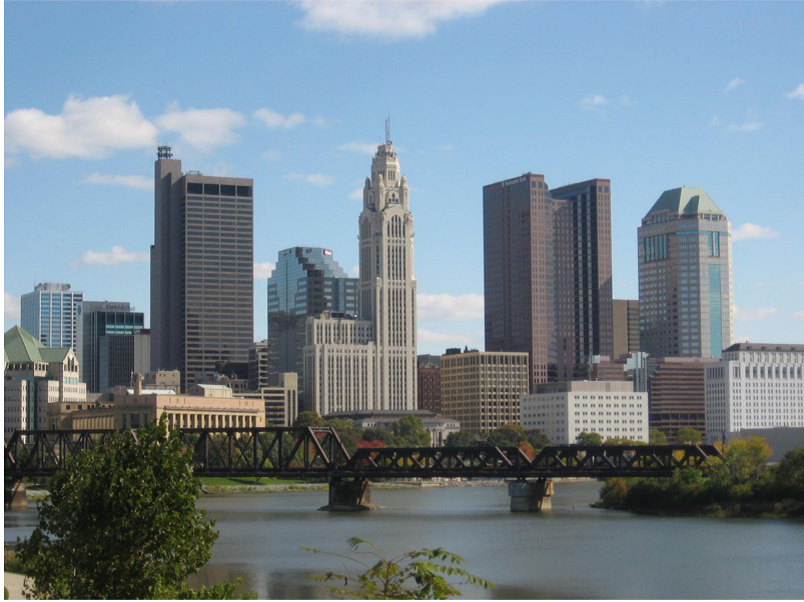
#> input picture Image.jpeg, 804 x 602 px
$ jupyter execute convolution.ipynb   (shell and % lines are left out)   (older library calls are emulated)
#> lines starting #> are read from the running program, lines starting #| are printed output that depends on the picture
[cell 1]
from __future__ import print_function
from IPython.display import display, Image
import numpy as np
import matplotlib.pyplot as plt
from scipy import signal, stats
import cv2

from ipywidgets import interact, interactive, fixed, interact_manual, FloatSlider
import ipywidgets as widgets

## convolução em 1D

$ \Large (f \cdot g)(t) :=  \int_{-\infty}^{\infty} f(x) \cdot g(t - x) \,dx $

https://www.youtube.com/watch?v=KuXjwB4LzSA

[cell 2]
display(Image(filename='New Project.gif'))

[cell 3]
t = np.linspace(0, 20, 200)
y1 = np.sin(2*t)
plt.plot(t, y1)
#> (this line was passed over: IPython is not available in this run)

[cell 4]
def plot_conv_functions(centro):
    y2 = 1.25*stats.norm.pdf(t, centro, 0.5)
    produto = np.multiply(y1, y2).sum()
    plt.cla()
    plt.plot(t, y2)
    plt.plot(t, y1)
    plt.title(f'Produto: {produto}')
    plt.show()

[cell 5]
slider = FloatSlider(value=10, min=0, max=20, step=0.1, description='Centro:')
interact(plot_conv_functions, centro=slider)
#> the sliders are set to centro = 10

## convolução em 2D

[cell 6]
def processImage(image):
    image = cv2.imread(image)
    image = cv2.cvtColor(src=image, code=cv2.COLOR_BGR2GRAY)
    return image

[cell 7]
def convolve2D(image, kernel, padding=0, strides=1):
    kernel = np.flipud(np.fliplr(kernel))
    xKernShape = kernel.shape[0]
    yKernShape = kernel.shape[1]
    xImgShape = image.shape[0]
    yImgShape = image.shape[0]

    # Shape of Output Convolution
    xOutput = int(((xImgShape - xKernShape + 2 * padding) / strides) + 1)
    yOutput = int(((yImgShape - yKernShape + 2 * padding) / strides) + 1)
    output = np.zeros((xOutput, yOutput))

    # Padding nas laterais da imagem
    if padding != 0:
        imagePadded = np.zeros((image.shape[0] + padding*2, image.shape[1] + padding*2))
        imagePadded[int(padding):int(-1 * padding), int(padding):int(-1 * padding)] = image
    else:
        imagePadded = image

    for y in range(image.shape[1]):
        if y > image.shape[1] - yKernShape:
            break
        if y % strides == 0:
            for x in range(image.shape[0]):
                if x > image.shape[0] - xKernShape:
                    break
                try:
                    if x % strides == 0:
                        output[x, y] = (kernel * imagePadded[x: x + xKernShape, y: y + yKernShape]).sum()
                except:
                    break
    np.clip(output, 0, 255)
    return output

[cell 8]
image =  cv2.imread('Image.jpeg')
#> image is the input picture: shape (602, 804, 3); mean B, G, R 143.6, 133.4, 117.6
image = cv2.cvtColor(image, cv2.COLOR_BGR2RGB)
plt.imshow(image)
#> (this line was passed over: IPython is not available in this run)

[cell 9]
image = cv2.cvtColor(image, cv2.COLOR_RGB2GRAY)
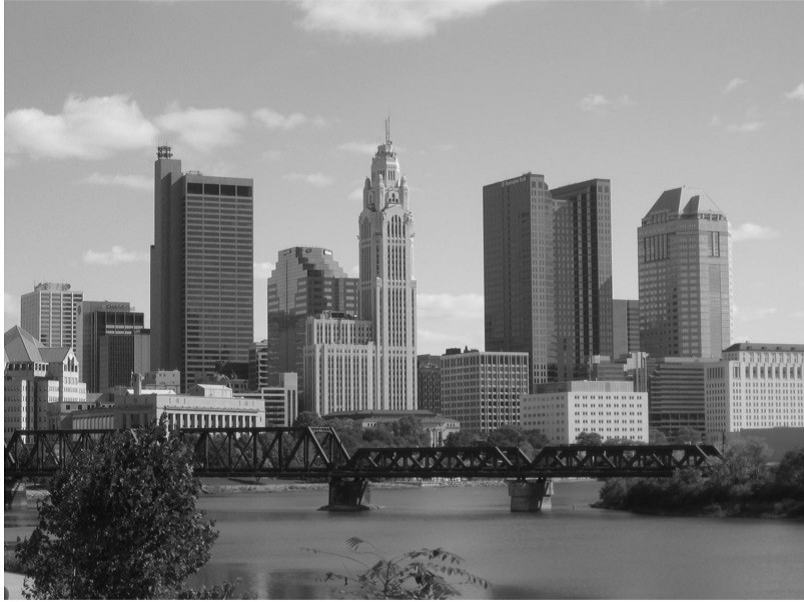
#> image: shape (602, 804); min 4, max 255, mean 129.8

[cell 10]
# Edge Detection Kernel
kernel = np.array([[-1, -2, -1],
                   [0, 0, 0],
                   [1, 2, 1]])

# Convolve and Save Output
output_horizontal = convolve2D(image, kernel, padding=2)
#> in convolve2D, `imagePadded[int(padding):int(-1 * padding), int(padding):int(-1 * padd..`:
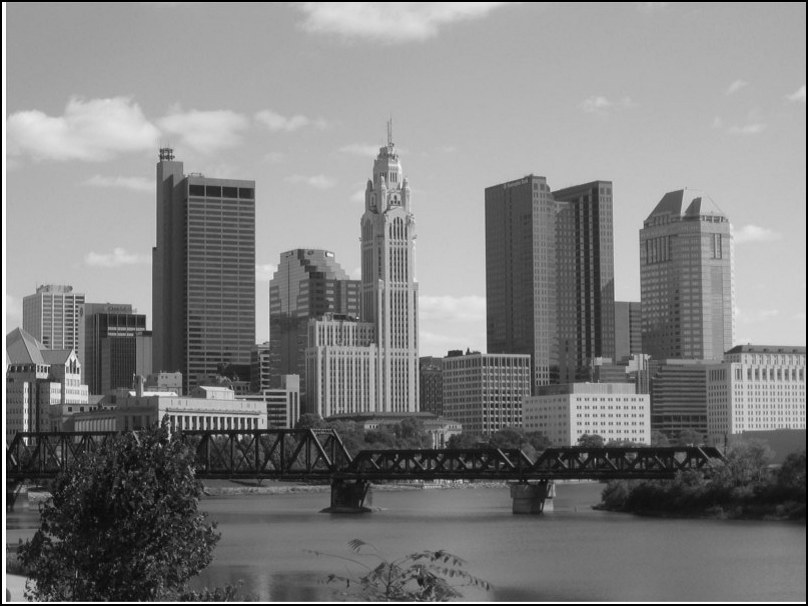
#> imagePadded: shape (606, 808) float64; min 0, max 255, mean 128.4
#> after the loop in convolve2D, `for y in range(image.shape[1]):`:
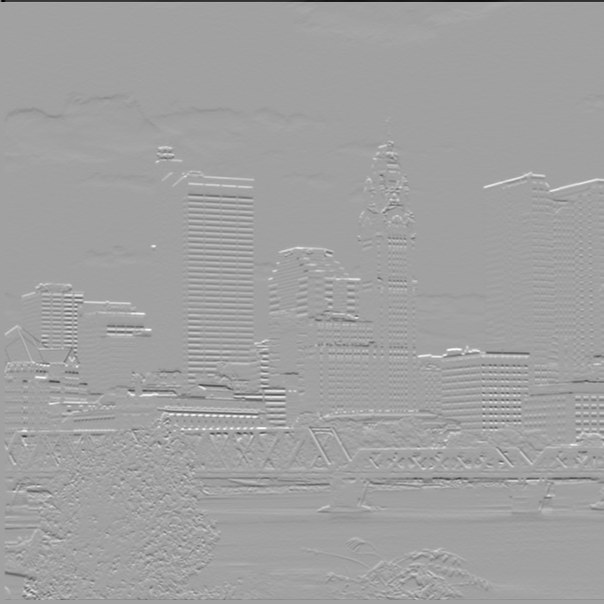
#> output: shape (604, 604) float64; min -1016, max 587, mean -1.2; drawn with min black and max white
output_horizontal = convolve2D(output_horizontal, kernel, padding=2)
#> call 2 of convolve2D, with kernel = array of shape (3, 3), padding = 2, strides = 1
#> after the loop in convolve2D (call 2), `for y in range(image.shape[1]):`:
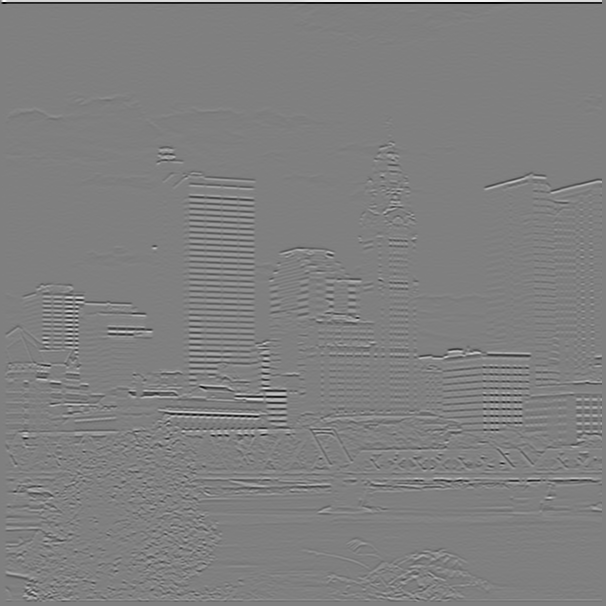
#> output: shape (606, 606) float64; min -3965, max 3956, mean 0; drawn with min black and max white
# output_horizontal = cv2.filter2D(image, -1, kernel)
plt.imshow(output_horizontal, cmap='gray')
#> (this line was passed over: IPython is not available in this run)
